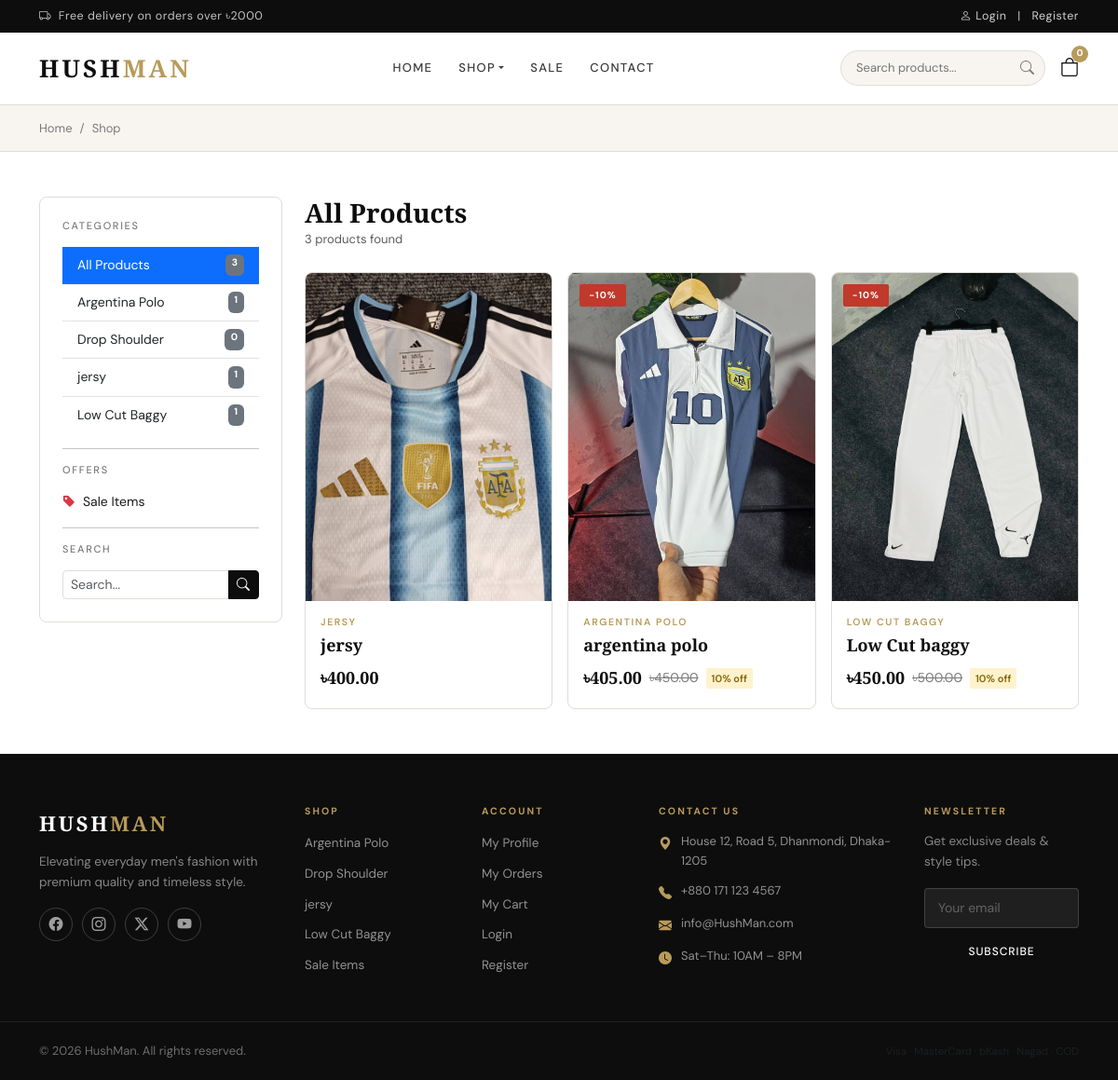
The app's page /pages/shop.php with its own data.
### tables this page shows
CREATE TABLE `categories` (
  `id` int(11) NOT NULL,
  `name` varchar(100) NOT NULL,
  `slug` varchar(100) NOT NULL,
  `description` text DEFAULT NULL,
  `image` varchar(255) DEFAULT NULL,
  `is_active` tinyint(1) DEFAULT 1,
  `created_at` timestamp NOT NULL DEFAULT current_timestamp()
);

CREATE TABLE `products` (
  `id` int(11) NOT NULL,
  `category_id` int(11) NOT NULL,
  `name` varchar(200) NOT NULL,
  `slug` varchar(200) NOT NULL,
  `description` text DEFAULT NULL,
  `price` decimal(10,2) NOT NULL,
  `discount_percent` decimal(5,2) DEFAULT 0.00,
  `stock` int(11) DEFAULT 0,
  `sizes` varchar(200) DEFAULT 'S,M,L,XL,XXL',
  `colors` varchar(200) DEFAULT NULL,
  `image` varchar(255) DEFAULT NULL,
  `image2` varchar(255) DEFAULT NULL,
  `image3` varchar(255) DEFAULT NULL,
  `is_featured` tinyint(1) DEFAULT 0,
  `is_active` tinyint(1) DEFAULT 1,
  `created_at` timestamp NOT NULL DEFAULT current_timestamp(),
  `updated_at` timestamp NOT NULL DEFAULT current_timestamp() ON UPDATE current_timestamp()
);

### includes/functions.php (called while the page is built, shortened)
<?php
function isLoggedIn() {
    return isset($_SESSION['user_id']) && !empty($_SESSION['user_id']);
}
function getCategories() {
    $db = getDB();
    $stmt = $db->query("SELECT c.*, COUNT(p.id) as product_count
        FROM categories c LEFT JOIN products p ON c.id = p.category_id AND p.is_active = 1
        WHERE c.is_active = 1 GROUP BY c.id ORDER BY c.name");
    return $stmt->fetchAll();
}
function getCartItems() {
    return $_SESSION['cart'] ?? [];
}
function getCartCount() {
    $cart = getCartItems();
    return array_sum(array_column($cart, 'quantity'));
}
function formatPrice($price) {
    return CURRENCY . number_format($price, 2);
}
function sanitize($input) {
    return htmlspecialchars(trim($input), ENT_QUOTES, 'UTF-8');
}
function productImageUrl($image) {
    if ($image && file_exists(__DIR__ . '/../assets/images/products/' . $image)) {
        return SITE_URL . '/assets/images/products/' . $image;
    }
    return SITE_URL . '/assets/images/placeholder.jpg';
}
?>

### pages/shop.php (the view, shortened to what this page needs)
<?php
require_once __DIR__ . '/../includes/functions.php';
$categorySlug = isset($_GET['category']) ? trim($_GET['category']) : null;
$search       = isset($_GET['search'])   ? trim($_GET['search'])   : null;
$saleOnly     = isset($_GET['sale'])     && $_GET['sale'];
$page         = max(1, (int)($_GET['page'] ?? 1));
$perPage      = 12;
$db = getDB();
$params = [];
$where  = "WHERE p.is_active = 1";
$countStmt = $db->prepare("SELECT COUNT(*) FROM products p JOIN categories c ON p.category_id = c.id $where");
$countStmt->execute($params);
$total      = $countStmt->fetchColumn();
$offset     = ($page - 1) * $perPage;
$qParams = array_merge($params, [$perPage, $offset]);
$stmt = $db->prepare("
    SELECT p.*, c.name as category_name, c.slug as category_slug,
           (p.price - (p.price * p.discount_percent / 100)) as sale_price
    FROM products p JOIN categories c ON p.category_id = c.id
    $where ORDER BY p.created_at DESC LIMIT ? OFFSET ?
");
$stmt->execute($qParams);
$products   = $stmt->fetchAll();
$categories = getCategories();
$activeCat = null;
?>
<?php require_once __DIR__ . '/../includes/header.php'; ?>
<div class="page-breadcrumb">
  <div class="container">
    <nav aria-label="breadcrumb"><ol class="breadcrumb">
      <li class="breadcrumb-item"><a href="<?= SITE_URL ?>">Home</a></li>
      <li class="breadcrumb-item"><a href="<?= SITE_URL ?>/pages/shop.php">Shop</a></li>
    </ol></nav>
  </div>
</div>
<div class="container my-5">
  <div class="row">
    <div class="col-lg-3 mb-3 mb-lg-0">
      <div class="card-plain p-4" id="shopSidebar">
        <h6 class="fw-700 mb-3 text-uppercase" style="font-size:11px;letter-spacing:.15em;color:var(--muted)">Categories</h6>
        <div class="list-group list-group-flush">
          <a href="<?= SITE_URL ?>/pages/shop.php" class="list-group-item list-group-item-action d-flex justify-content-between <?= !$categorySlug && !$saleOnly ? 'active' : '' ?>" style="font-size:14px;">
            All Products <span class="badge bg-secondary"><?= array_sum(array_column($categories, 'product_count')) ?></span>
          </a>
          <?php foreach($categories as $cat): ?>
          <a href="<?= SITE_URL ?>/pages/shop.php?category=<?= $cat['slug'] ?>" class="list-group-item list-group-item-action d-flex justify-content-between <?= $categorySlug === $cat['slug'] ? 'active' : '' ?>" style="font-size:14px;">
            <?= sanitize($cat['name']) ?> <span class="badge bg-secondary"><?= $cat['product_count'] ?></span>
          </a>
          <?php endforeach; ?>
        </div>
        <hr>
        <h6 class="fw-700 mb-3 text-uppercase" style="font-size:11px;letter-spacing:.15em;color:var(--muted)">Offers</h6>
        <a href="<?= SITE_URL ?>/pages/shop.php?sale=1" class="list-group-item list-group-item-action <?= $saleOnly ? 'active' : '' ?>" style="font-size:14px;">
          <i class="bi bi-tag-fill text-danger me-2"></i>Sale Items
        </a>
        <hr>
        <h6 class="fw-700 mb-3 text-uppercase" style="font-size:11px;letter-spacing:.15em;color:var(--muted)">Search</h6>
        <form method="GET" action="<?= SITE_URL ?>/pages/shop.php">
          <div class="input-group input-group-sm">
            <input type="text" name="search" class="form-control" placeholder="Search..." value="<?= $search ? sanitize($search) : '' ?>">
            <button class="btn btn-primary" type="submit"><i class="bi bi-search"></i></button>
          </div>
        </form>
      </div>
    </div>
    <div class="col-lg-9">
      <div class="d-flex justify-content-between align-items-center mb-4">
        <div>
          <h1 style="font-family:var(--ff-display);font-size:clamp(20px,5vw,28px);font-weight:600;margin:0">
            <?= $activeCat ? sanitize($activeCat['name']) : ($saleOnly ? 'Sale Items' : ($search ? 'Search Results' : 'All Products')) ?>
          </h1>
          <p class="text-muted small mb-0"><?= $total ?> products found <?= $search ? 'for "' . sanitize($search) . '"' : '' ?></p>
        </div>
      </div>
      <?php if(empty($products)): ?>
      <div class="text-center py-5">
        <i class="bi bi-bag-x" style="font-size:56px;color:var(--border)"></i>
        <h4 class="mt-3" style="font-family:var(--ff-display)">No Products Found</h4>
        <p class="text-muted">Try a different search term or browse all categories.</p>
        <a href="<?= SITE_URL ?>/pages/shop.php" class="btn btn-primary">View All Products</a>
      </div>
      <?php else: ?>
      <div class="row g-3">
        <?php foreach($products as $product): ?>
        <div class="col-6 col-md-4">
          <div class="product-card">
            <div class="product-img-wrap">
              <a href="<?= SITE_URL ?>/pages/product.php?slug=<?= $product['slug'] ?>">
                <img src="<?= productImageUrl($product['image']) ?>" alt="<?= sanitize($product['name']) ?>">
              </a>
              <?php if($product['discount_percent'] > 0): ?>
              <span class="product-badge badge-sale">-<?= (int)$product['discount_percent'] ?>%</span>
              <?php elseif($product['is_featured']): ?>
              <span class="product-badge">Featured</span>
              <?php endif; ?>
            </div>
            <div class="product-body">
              <div class="product-category"><?= sanitize($product['category_name']) ?></div>
              <div class="product-name"><a href="<?= SITE_URL ?>/pages/product.php?slug=<?= $product['slug'] ?>"><?= sanitize($product['name']) ?></a></div>
              <div class="product-price">
                <span class="price-sale"><?= formatPrice($product['sale_price']) ?></span>
                <?php if($product['discount_percent'] > 0): ?>
                <span class="price-original"><?= formatPrice($product['price']) ?></span>
                <span class="price-discount"><?= (int)$product['discount_percent'] ?>% off</span>
                <?php endif; ?>
              </div>
            </div>
          </div>
        </div>
        <?php endforeach; ?>
      </div>
      <?php endif; ?>
    </div>
  </div>
</div>
<?php require_once __DIR__ . '/../includes/footer.php'; ?>

### includes/header.php (shortened to what this page needs)
<!DOCTYPE html>
<html lang="en">
<head>
    <link href="https://cdn.jsdelivr.net/npm/bootstrap@5.3.2/dist/css/bootstrap.min.css" rel="stylesheet">
    <link href="https://cdn.jsdelivr.net/npm/bootstrap-icons@1.11.3/font/bootstrap-icons.min.css" rel="stylesheet">
    <link href="<?= SITE_URL ?>/assets/css/style.css" rel="stylesheet">
    <link href="<?= SITE_URL ?>/assets/css/hero-new-styles.css" rel="stylesheet">
</head>
<body>
<div class="top-bar">
    <div class="container">
        <div class="row align-items-center">
            <div class="col-md-6 d-none d-md-block">
                <span class="top-bar-text"><i class="bi bi-truck me-1"></i> Free delivery on orders over ৳2000</span>
            </div>
            <div class="col-md-6 text-end">
                <?php if(isLoggedIn()): ?>
                    <a href="<?= SITE_URL ?>/pages/profile.php" class="top-bar-link">
                        <i class="bi bi-person-circle me-1"></i><?= sanitize($_SESSION['user_name'] ?? 'My Account') ?>
                    </a>
                    <span class="mx-2 text-muted">|</span>
                    <a href="<?= SITE_URL ?>/pages/logout.php" class="top-bar-link">Logout</a>
                <?php else: ?>
                    <a href="<?= SITE_URL ?>/pages/login.php" class="top-bar-link"><i class="bi bi-person me-1"></i>Login</a>
                    <span class="mx-2">|</span>
                    <a href="<?= SITE_URL ?>/pages/register.php" class="top-bar-link">Register</a>
                <?php endif; ?>
            </div>
        </div>
    </div>
</div>
<nav class="navbar navbar-expand-lg navbar-light sticky-top main-nav" id="mainNav">
    <div class="container">
        <a class="navbar-brand" href="<?= SITE_URL ?>/index.php">
            <span class="brand-text">HUSH<span class="brand-accent">MAN</span></span>
        </a>
        <div class="collapse navbar-collapse" id="navMenu">
            <ul class="navbar-nav mx-auto mb-2 mb-lg-0">
                <li class="nav-item"><a class="nav-link" href="<?= SITE_URL ?>/index.php">Home</a></li>
                <li class="nav-item dropdown">
                    <a class="nav-link dropdown-toggle" href="#" data-bs-toggle="dropdown">Shop</a>
                </li>
                <li class="nav-item"><a class="nav-link" href="<?= SITE_URL ?>/pages/shop.php?sale=1">Sale</a></li>
                <li class="nav-item"><a class="nav-link" href="<?= SITE_URL ?>/index.php#contact">Contact</a></li>
            </ul>
            <div class="d-flex align-items-center gap-3 d-none d-lg-flex">
                <form action="<?= SITE_URL ?>/pages/shop.php" method="GET" class="search-form">
                    <input type="text" name="search" class="search-input" placeholder="Search products..." value="<?= isset($_GET['search']) ? sanitize($_GET['search']) : '' ?>">
                    <button type="submit" class="search-btn"><i class="bi bi-search"></i></button>
                </form>
                <a href="<?= SITE_URL ?>/pages/cart.php" class="cart-icon-link">
                    <i class="bi bi-bag fs-5"></i>
                    <span class="cart-badge"><?= getCartCount() ?></span>
                </a>
            </div>
        </div>
    </div>
</nav>

### includes/footer.php (shortened to what this page needs)
<footer class="site-footer mt-5">
    <div class="footer-top">
        <div class="container">
            <div class="row g-4">
                <div class="col-lg-3 col-md-6">
                    <div class="footer-brand">HUSH<span>MAN</span></div>
                    <p class="footer-tagline">Elevating everyday men's fashion with premium quality and timeless style.</p>
                    <div class="social-links">
                        <a href="#"><i class="bi bi-facebook"></i></a>
                        <a href="#"><i class="bi bi-instagram"></i></a>
                        <a href="#"><i class="bi bi-twitter-x"></i></a>
                        <a href="#"><i class="bi bi-youtube"></i></a>
                    </div>
                </div>
                <div class="col-lg-2 col-md-3 col-6">
                    <h6 class="footer-heading">Shop</h6>
                    <ul class="footer-links">
                        <?php foreach(getCategories() as $cat): ?>
                        <li><a href="<?= SITE_URL ?>/pages/shop.php?category=<?= $cat['slug'] ?>"><?= sanitize($cat['name']) ?></a></li>
                        <?php endforeach; ?>
                        <li><a href="<?= SITE_URL ?>/pages/shop.php?sale=1">Sale Items</a></li>
                    </ul>
                </div>
                <div class="col-lg-2 col-md-3 col-6">
                    <h6 class="footer-heading">Account</h6>
                    <ul class="footer-links">
                        <li><a href="<?= SITE_URL ?>/pages/profile.php">My Profile</a></li>
                        <li><a href="<?= SITE_URL ?>/pages/orders.php">My Orders</a></li>
                        <li><a href="<?= SITE_URL ?>/pages/cart.php">My Cart</a></li>
                        <li><a href="<?= SITE_URL ?>/pages/login.php">Login</a></li>
                        <li><a href="<?= SITE_URL ?>/pages/register.php">Register</a></li>
                    </ul>
                </div>
                <div class="col-lg-3 col-md-6">
                    <h6 class="footer-heading">Contact Us</h6>
                    <ul class="footer-contact">
                        <li><i class="bi bi-geo-alt-fill"></i> House 12, Road 5, Dhanmondi, Dhaka-1205</li>
                        <li><i class="bi bi-telephone-fill"></i> <a href="tel:+8801711234567">+880 171 123 4567</a></li>
                        <li><i class="bi bi-envelope-fill"></i> <a href="mailto:info@HushMan.com">info@HushMan.com</a></li>
                        <li><i class="bi bi-clock-fill"></i> Sat–Thu: 10AM – 8PM</li>
                    </ul>
                </div>
                <div class="col-lg-2 col-md-6">
                    <h6 class="footer-heading">Newsletter</h6>
                    <p class="footer-tagline small">Get exclusive deals & style tips.</p>
                    <form class="newsletter-form" onsubmit="return false;">
                        <input type="email" placeholder="Your email" class="form-control form-control-sm mb-2">
                        <button class="btn btn-primary btn-sm w-100">Subscribe</button>
                    </form>
                </div>
            </div>
        </div>
    </div>
    <div class="footer-bottom">
        <div class="container">
            <div class="row align-items-center">
                <div class="col-md-6 text-center text-md-start">
                    <span>&copy; <?= date('Y') ?> HushMan. All rights reserved.</span>
                </div>
                <div class="col-md-6 text-center text-md-end mt-2 mt-md-0">
                    <span class="text-muted small ms-2">Visa · MasterCard · bKash · Nagad · COD</span>
                </div>
            </div>
        </div>
    </div>
</footer>
</body>
</html>

### records on screen
categories: name "Argentina Polo", product_count "1"
categories: name "Drop Shoulder", product_count "0"
categories: name "jersy", product_count "1"
categories: name "Low Cut Baggy", product_count "1"
products: image (picture), category.name "JERSY", name "jersy", sale_price "৳400.00"
products: image (picture), discount_percent "10", category.name "ARGENTINA POLO", name "argentina polo", sale_price "৳405.00", price "৳450.00"
products: image (picture), discount_percent "10", category.name "LOW CUT BAGGY", name "Low Cut baggy", sale_price "৳450.00", price "৳500.00"

### other values on screen
getCartCount() "0"
array_sum(array_column($categories, 'product_count')) "3"
$total "3"
